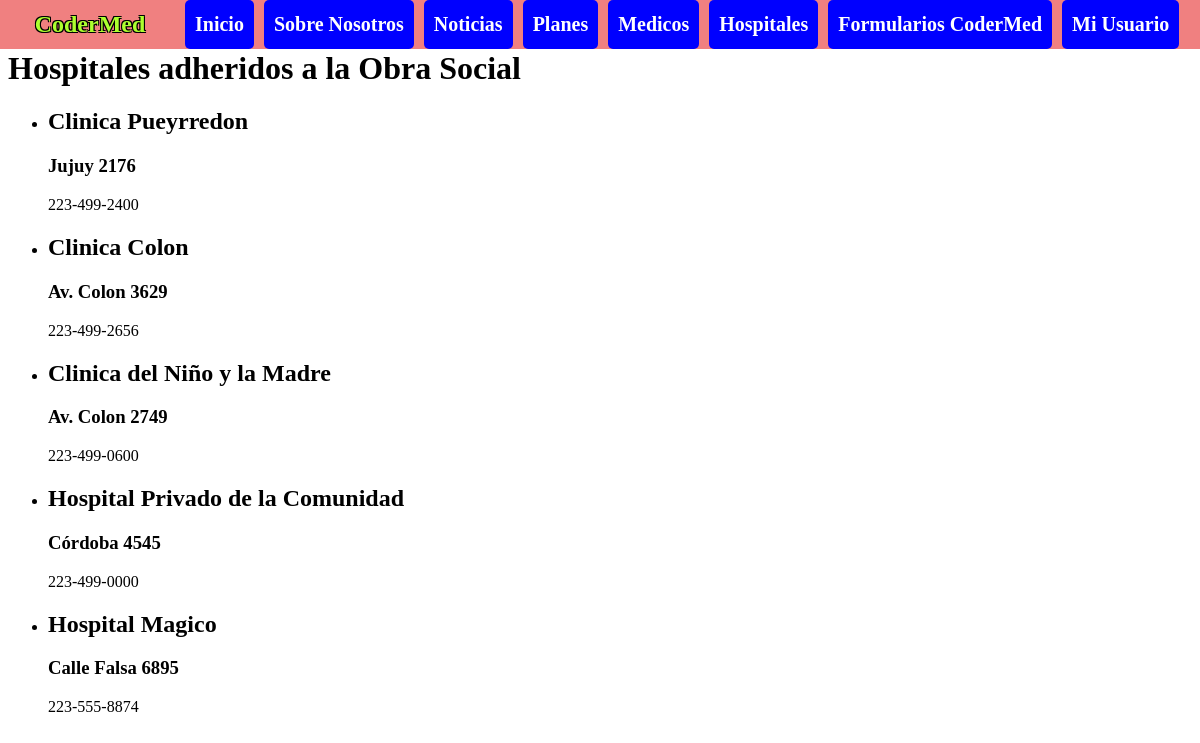
/os/hospitales/ (signed in), run on the app's committed database.
### obra_social/models.py (models this page shows, shortened)
class Hospital(models.Model):
    nombre=models.CharField(max_length=40)
    direccion=models.CharField(max_length=100)
    telefono=models.CharField(max_length=20)

### obra_social/views.py (the view)
# urls.py: path("hospitales/",lista_hospitales, name="hospitales"),
def lista_hospitales(request):
    contexto = {
        "hospitales": Hospital.objects.all()
    }
    http_response = render(
        request=request,
        template_name='obra_social/hospitales.html',
        context=contexto
    )
    return http_response

### obra_social/templates/obra_social/hospitales.html (shortened to what this page needs)
{% extends "base.html" %}
{% block contenido %}
    <h1>Hospitales adheridos a la Obra Social</h1>
    <ul>
        {% for hospital in hospitales %}
        <li>
            <h2>{{hospital.nombre}}</h2>
            <h3>{{hospital.direccion}}</h3>
            {{hospital.telefono}}
        </li>
        {% endfor %}
    </ul>
{% endblock contenido %}

### data on the page
Hospital: nombre "Clinica Pueyrredon", direccion "Jujuy 2176", telefono "223-499-2400"
Hospital: nombre "Clinica Colon", direccion "Av. Colon 3629", telefono "223-499-2656"
Hospital: nombre "Clinica del Niño y la Madre", direccion "Av. Colon 2749", telefono "223-499-0600"
Hospital: nombre "Hospital Privado de la Comunidad", direccion "Córdoba 4545", telefono "223-499-0000"
Hospital: nombre "Hospital Magico", direccion "Calle Falsa 6895", telefono "223-555-8874"
